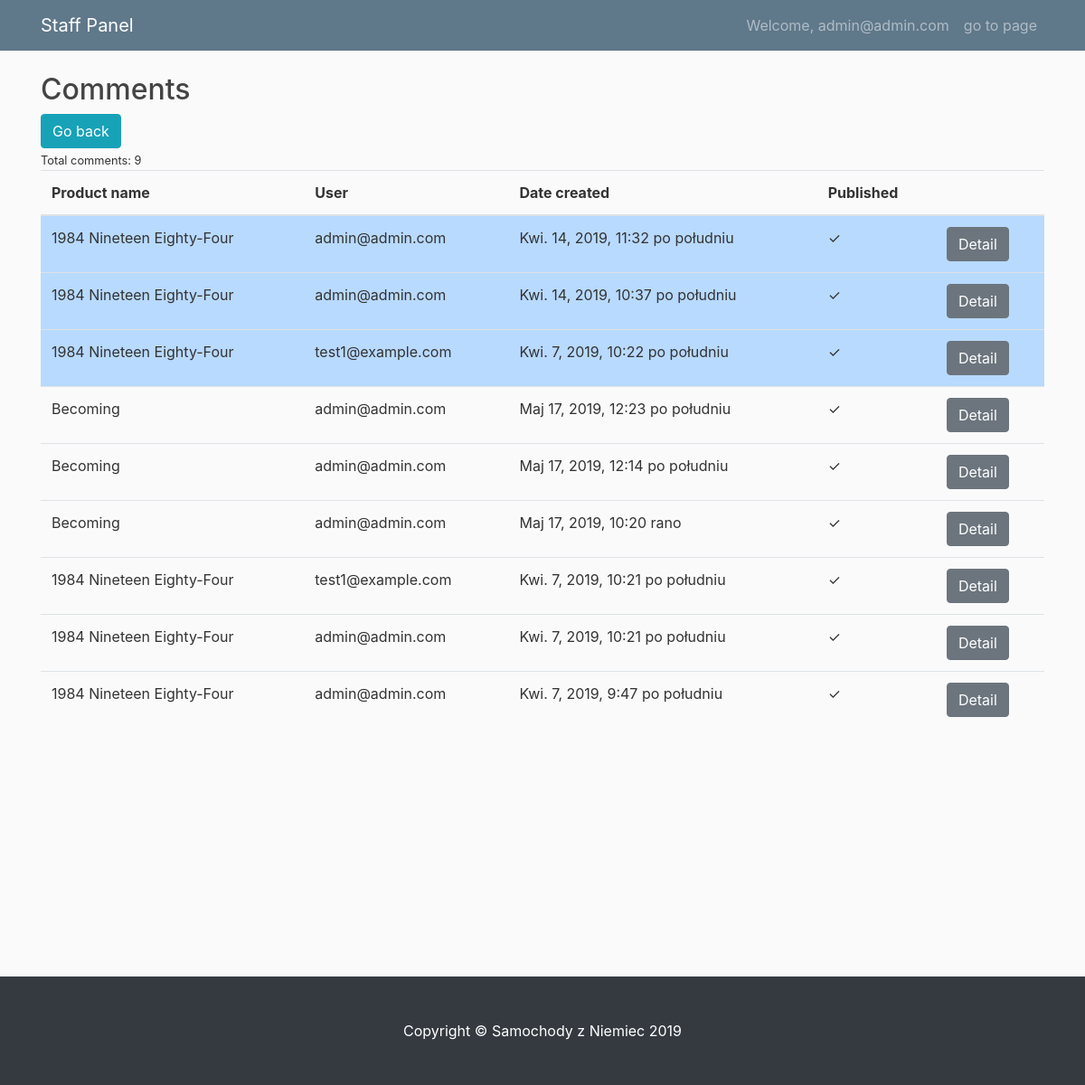
Page /staff/comment_list (signed in) on the earlier database version.
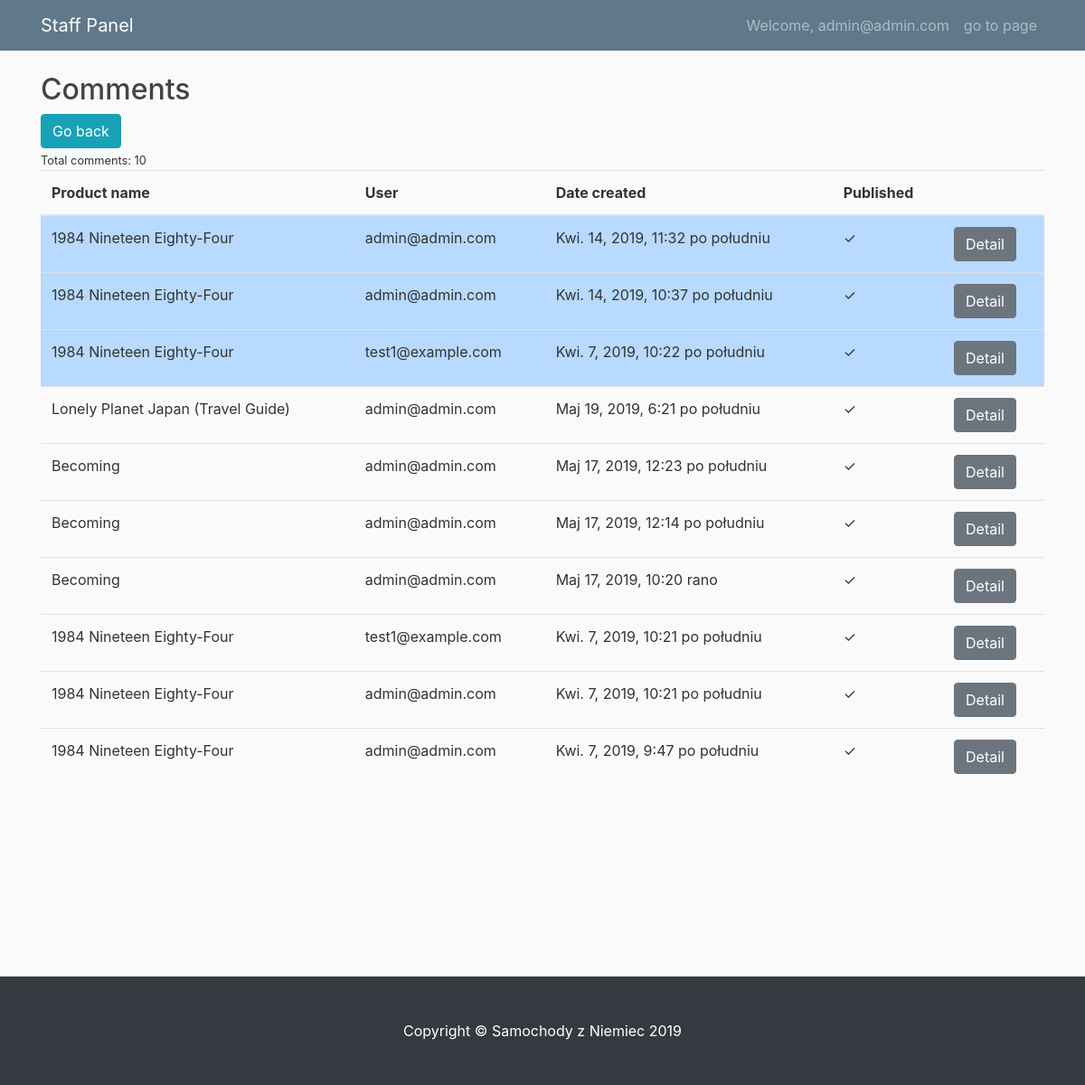
Same page on the later database version.
### shop/models.py (models this page shows, shortened)
class Comment(models.Model):
    product = models.ForeignKey(Product, on_delete=models.CASCADE)
    user = models.ForeignKey(User, on_delete=models.CASCADE)
    body = models.TextField()
    date_created = models.DateTimeField(auto_now_add=True)
    date_updated = models.DateTimeField(auto_now=True)
    is_active = models.BooleanField(default=False)
    is_new = models.BooleanField(default=True)
    class Meta:
        ordering = ["date_created"]

class Product(models.Model):
    name = models.CharField(max_length=100, db_index=True)
    slug = models.SlugField(max_length=150, db_index=True)
    description = models.TextField()
    original_price = models.DecimalField(max_digits=10, decimal_places=2)
    stock = models.PositiveIntegerField()
    available = models.BooleanField(default=True)
    created = models.DateTimeField(auto_now_add=True)
    updated = models.DateTimeField(auto_now=True)
    category = models.ForeignKey(
        Category, on_delete=models.SET_NULL, null=True, blank=True
    )
    total_rating = models.DecimalField(max_digits=3, decimal_places=2, default=0)
    count_rating = models.PositiveIntegerField(default=0)
    likes = models.IntegerField(default=0)
    class Meta:
        ordering = ("name",)

### account/models.py (models this page shows, shortened)
class User(AbstractBaseUser):
    email = models.EmailField(max_length=255, unique=True)
    is_active = models.BooleanField(default=True)  # can login
    is_staff = models.BooleanField(default=False)  # staff user non superuser
    is_admin = models.BooleanField(default=False)  # superuser
    created = models.DateTimeField(auto_now_add=True)
    updated = models.DateTimeField(auto_now=True)
    USERNAME_FIELD = "email"  # username
    REQUIRED_FIELDS = []
    objects = UserManager()
    def __str__(self):
        return self.email

### staff/decorators.py (the view)
    def wrap(request, *args, **kwargs):
        if request.user.is_authenticated and request.user.is_staff:
            return func(request, *args, **kwargs)
        elif request.user.is_authenticated:
            return redirect("shop:index")
        else:
            return redirect("account:login")

### cart/context_processors.py (called while the page is built)
def cart(request):
    return {'cart': Cart(request)}

### staff/templates/staff/comment_list.html
{% extends 'staff/base.html' %}
{% load crispy_forms_tags %}
{% block content %}
<div class="row">
    <div class="col">
        <div>
            <h2>Comments</h2>
        </div>
        <div class="row">
            <div class="col">
                <a href="{% url 'staff:panel' %}" class="btn btn-info">Go back</a>
            </div>
        </div>
        {% with comments.count as total_comments %}
        <small>Total comments: {{total_comments}} </small>
        {% endwith%}
        <table class="table table-hover">
            <thead>
                <tr>
                    <th scope="col">Product name</th>
                    <th scope="col">User</th>
                    <th scope="col">Date created</th>
                    <th scope="col">Published</th>
                    <th scope="col"></th>
                </tr>
            </thead>
            <tbody>
                {% for comment in comments %}
                <tr class="{% if comment.is_new %} table-primary {% endif %}">
                    <td>{{comment.product.name}} </td>
                    <td>{{comment.user}}</td>
                    <td>{{comment.date_created}}</td>
                    <td>{% if comment.is_active %} &check;
                        {% else %}
                        &cross;
                        {% endif%}</td>
                    <td><a href="{% url 'staff:comment_detail' pk=comment.pk %}" class="btn btn-secondary">Detail</a>
                    </td>
                </tr>
                {% endfor %}
            </tbody>
        </table>
    </div>
</div>
{% endblock %}

Differences in the rows shown:
added Comment: product.name "Lonely Planet Japan (Travel Guide)", user "admin@admin.com", date_created "Maj 19, 2019, 6:21 po południu"
Other differences:
{{ total_comments }}: "9" → "10"
